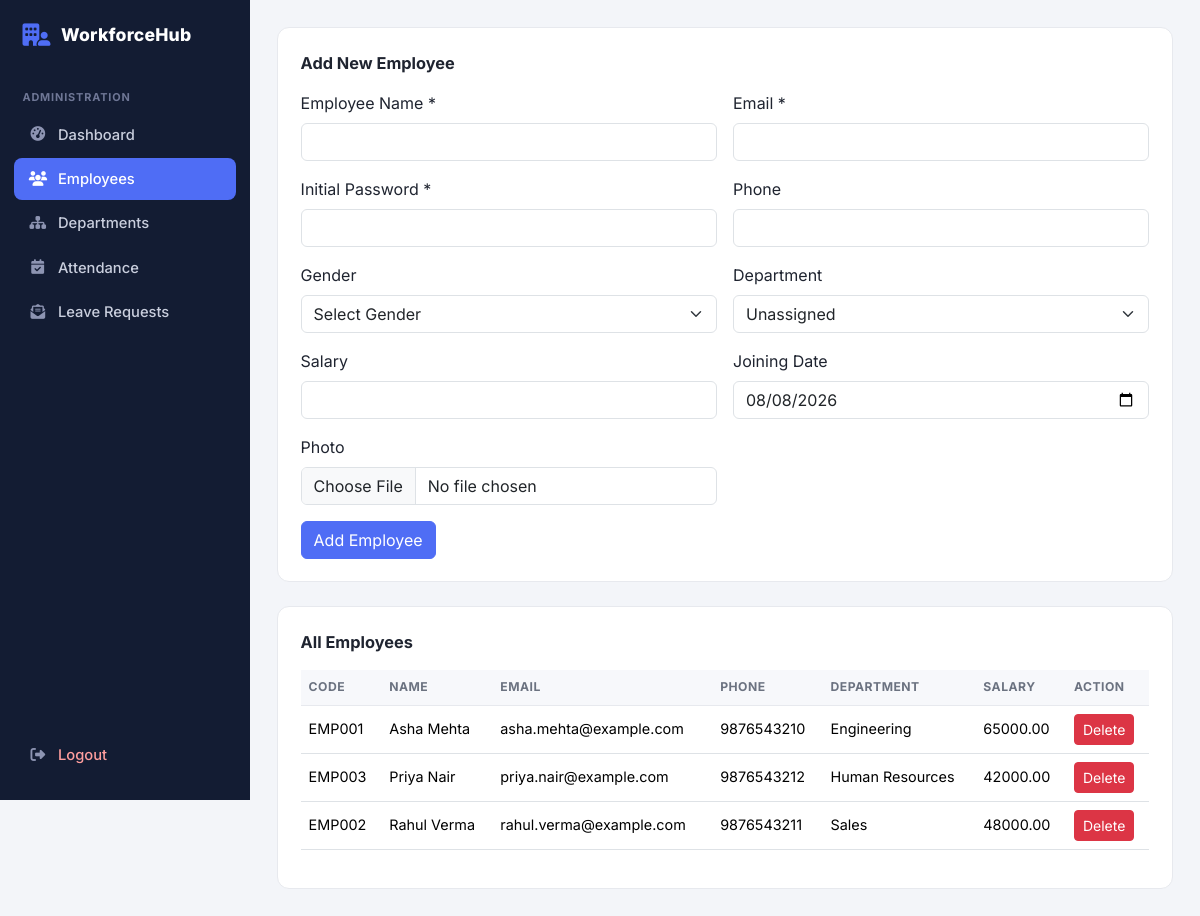
Page /admin/employees.php (signed in) on the committed database.
### tables this page shows
CREATE TABLE employees (
    id INT AUTO_INCREMENT PRIMARY KEY,
    employee_code VARCHAR(20) NOT NULL UNIQUE,
    name VARCHAR(100) NOT NULL,
    email VARCHAR(100) NOT NULL UNIQUE,
    phone VARCHAR(20),
    gender VARCHAR(10),
    department_id INT,
    salary DECIMAL(10,2) DEFAULT 0,
    joining_date DATE,
    photo VARCHAR(255) DEFAULT NULL,
    created_at TIMESTAMP DEFAULT CURRENT_TIMESTAMP,
    FOREIGN KEY (department_id) REFERENCES departments(id) ON DELETE SET NULL
);

CREATE TABLE departments (
    id INT AUTO_INCREMENT PRIMARY KEY,
    department_name VARCHAR(100) NOT NULL,
    created_at TIMESTAMP DEFAULT CURRENT_TIMESTAMP
);

### includes/auth.php (called while the page is built, shortened)
<?php
function isLoggedIn()
{
    if (isset($_SESSION["user_id"])) {
        return true;
    }
    return false;
}
function isAdmin()
{
    if (isLoggedIn() && $_SESSION["role"] == "admin") {
        return true;
    }
    return false;
}

### models/employee.php (called while the page is built, shortened)
<?php
function getAllEmployees($conn)
{
    $sql = "SELECT e.*, d.department_name
            FROM employees e
            LEFT JOIN departments d ON e.department_id = d.id
            ORDER BY e.name";
    return $conn->query($sql);
}

### admin/employees.php (the view, shortened to what this page needs)
<?php
require_once __DIR__ . "/../includes/auth.php";
require_once __DIR__ . "/../config/database.php";
require_once __DIR__ . "/../models/employee.php";
$employees = getAllEmployees($conn);
require_once __DIR__ . "/../includes/header.php";
?>
<div class="panel">
    <div class="panel-title">Add New Employee</div>
    <form method="POST" enctype="multipart/form-data">
        <div class="row g-3">
            <div class="col-md-6">
                <label class="form-label">Employee Name *</label>
                <input type="text" name="name" class="form-control" required>
            </div>
            <div class="col-md-6">
                <label class="form-label">Email *</label>
                <input type="email" name="email" class="form-control" required>
            </div>
            <div class="col-md-6">
                <label class="form-label">Initial Password *</label>
                <input type="password"
                    name="password"
                    class="form-control"
                    minlength="6"
                    required>
            </div>
            <div class="col-md-6">
                <label class="form-label">Phone</label>
                <input type="text" name="phone" class="form-control">
            </div>
            <div class="col-md-6">
                <label class="form-label">Gender</label>
                <select name="gender" class="form-select">
                    <option value="">Select Gender</option>
                </select>
            </div>
            <div class="col-md-6">
                <label class="form-label">Department</label>
                <select name="department_id" class="form-select">
                    <option value="">Unassigned</option>
                </select>
            </div>
            <div class="col-md-6">
                <label class="form-label">Salary</label>
                <input type="number" name="salary" class="form-control" min="0">
            </div>
            <div class="col-md-6">
                <label class="form-label">Joining Date</label>
                <input type="date"
                    name="joining_date"
                    class="form-control"
                    value="<?php echo date("Y-m-d"); ?>">
            </div>
            <div class="col-md-6">
                <label class="form-label">Photo</label>
                <input type="file"
                    name="photo"
                    class="form-control"
                    accept=".jpg,.jpeg,.png,.webp">
            </div>
        </div>
        <button type="submit"
            name="add_employee"
            class="btn btn-ems-primary mt-3">
            Add Employee
        </button>
    </form>
</div>
<div class="panel">
    <div class="panel-title">All Employees</div>
    <div class="table-responsive">
        <table class="table table-ems">
            <thead>
                <tr>
                    <th>Code</th>
                    <th>Name</th>
                    <th>Email</th>
                    <th>Phone</th>
                    <th>Department</th>
                    <th>Salary</th>
                    <th>Action</th>
                </tr>
            </thead>
            <tbody>
                <?php if ($employees->num_rows == 0) { ?>
                    <tr>
                        <td colspan="7" class="text-center text-muted">
                            No employees found.
                        </td>
                    </tr>
                <?php } else { ?>
                    <?php while ($employee = $employees->fetch_assoc()) { ?>
                        <tr>
                            <td><?php echo htmlspecialchars($employee["employee_code"]); ?></td>
                            <td><?php echo htmlspecialchars($employee["name"]); ?></td>
                            <td><?php echo htmlspecialchars($employee["email"]); ?></td>
                            <td><?php echo htmlspecialchars($employee["phone"] ?: "-"); ?></td>
                            <td>
                                <?php
                                if ($employee["department_name"] == "") {
                                    echo "Unassigned";
                                } else {
                                    echo htmlspecialchars($employee["department_name"]);
                                }
                                ?>
                            </td>
                            <td><?php echo htmlspecialchars($employee["salary"]); ?></td>
                            <td>
                                <a href="?delete=<?php echo $employee["id"]; ?>"
                                    class="btn btn-sm btn-danger"
                                    onclick="return confirm('Delete this employee?')">
                                    Delete
                                </a>
                            </td>
                        </tr>
                    <?php } ?>
                <?php } ?>
            </tbody>
        </table>
    </div>
</div>
<?php require_once __DIR__ . "/../includes/footer.php"; ?>

### includes/header.php (shortened to what this page needs)
<?php
require_once __DIR__ . '/auth.php';
$current_file = $_SERVER['SCRIPT_NAME'];
if (strpos($current_file, '/admin/') !== false || strpos($current_file, '/employee/') !== false) {
    $base = '../';
} else {
    $base = '';
}
function is_active_page($page_name) {
    $current_page = basename($_SERVER['SCRIPT_NAME']);
    if ($current_page == $page_name) {
        return 'active';
    }
    return '';
}
?>
<!DOCTYPE html>
<html lang="en">
<head>
    <link href="https://cdn.jsdelivr.net/npm/bootstrap@5.3.3/dist/css/bootstrap.min.css" rel="stylesheet">
    <link href="https://cdnjs.cloudflare.com/ajax/libs/font-awesome/6.5.1/css/all.min.css" rel="stylesheet">
    <link href="<?php echo $base; ?>assets/css/style.css" rel="stylesheet">
</head>
<body>
<?php if (isLoggedIn()): ?>
<div class="ems-wrapper">
    <aside class="ems-sidebar">
        <div class="sidebar-brand">
            <i class="fa-solid fa-building-user"></i>
            <span>WorkforceHub</span>
        </div>
        <nav class="sidebar-nav">
            <?php if (isAdmin()): ?>
                <p class="sidebar-section">Administration</p>
                <a href="<?php echo $base; ?>admin/dashboard.php" class="<?php echo is_active_page('dashboard.php'); ?>">
                    <i class="fa-solid fa-gauge-high"></i> Dashboard
                </a>
                <a href="<?php echo $base; ?>admin/employees.php" class="<?php echo is_active_page('employees.php'); ?>">
                    <i class="fa-solid fa-users"></i> Employees
                </a>
                <a href="<?php echo $base; ?>admin/departments.php" class="<?php echo is_active_page('departments.php'); ?>">
                    <i class="fa-solid fa-sitemap"></i> Departments
                </a>
                <a href="<?php echo $base; ?>admin/attendance.php" class="<?php echo is_active_page('attendance.php'); ?>">
                    <i class="fa-solid fa-calendar-check"></i> Attendance
                </a>
                <a href="<?php echo $base; ?>admin/leaves.php" class="<?php echo is_active_page('leaves.php'); ?>">
                    <i class="fa-solid fa-envelope-open-text"></i> Leave Requests
                </a>
            <?php endif; ?>
            <a href="<?php echo $base; ?>logout.php" class="logout-link">
                <i class="fa-solid fa-right-from-bracket"></i> Logout
            </a>
        </nav>
    </aside>
    <div class="ems-main">
        <main class="ems-content">
<?php else: ?>
<?php endif; ?>

### includes/footer.php (shortened to what this page needs)
<?php
if (isLoggedIn()) {
?>
        </main>
    </div>
</div>
<?php } ?>
</body>
</html>

### assets/css/style.css (style rules this page uses)
:root { --ems-navy: #131c33; --ems-navy-light: #1b2747; --ems-accent: #4f6df5; --ems-accent-dark: #3950c4; --ems-bg: #f3f5f9; --ems-card-border: #e7e9ee; --ems-text-muted: #6b7280; --ems-success: #1aa179; --ems-danger: #e25555; --ems-warning: #d99a16; }
* { box-sizing: border-box; }
body { font-family: 'Inter', -apple-system, BlinkMacSystemFont, 'Segoe UI', sans-serif; background: var(--ems-bg); color: #1f2430; margin: 0; }
a { text-decoration: none; }
.ems-wrapper { display: flex; min-height: 100vh; }
.ems-sidebar { width: 250px; flex-shrink: 0; background: var(--ems-navy); color: #c9cedd; display: flex; flex-direction: column; position: sticky; top: 0; height: 100vh; transition: margin-left .25s ease; }
.sidebar-brand { display: flex; align-items: center; gap: .65rem; font-weight: 800; font-size: 1.1rem; color: #fff; padding: 1.4rem 1.4rem 1.1rem; letter-spacing: .2px; }
.sidebar-brand i { color: var(--ems-accent); font-size: 1.4rem; }
.sidebar-nav { display: flex; flex-direction: column; gap: .15rem; padding: .5rem .9rem; flex: 1; }
.sidebar-section { text-transform: uppercase; font-size: .68rem; letter-spacing: .08em; color: #6f7796; margin: .9rem .5rem .4rem; font-weight: 700; }
.sidebar-nav a { color: #c9cedd; padding: .62rem .9rem; border-radius: 8px; font-size: .92rem; font-weight: 500; display: flex; align-items: center; gap: .7rem; }
.sidebar-nav a i { width: 18px; text-align: center; color: #8d94b2; }
.sidebar-nav a.active { background: var(--ems-accent); color: #fff; }
.sidebar-nav a.active i { color: #fff; }
.logout-link { margin-top: auto; margin-bottom: 1rem; color: #ff9e9e !important; }
.ems-main { flex: 1; display: flex; flex-direction: column; min-width: 0; }
.ems-content { padding: 1.7rem; flex: 1; }
.panel { background: #fff; border: 1px solid var(--ems-card-border); border-radius: 12px; padding: 1.4rem; margin-bottom: 1.5rem; }
.panel-title { font-size: 1.02rem; font-weight: 700; margin-bottom: 1rem; display: flex; align-items: center; justify-content: space-between; gap: .5rem; }
.table-ems thead th { background: #f7f8fb; font-size: .76rem; text-transform: uppercase; letter-spacing: .04em; color: var(--ems-text-muted); font-weight: 700; border-bottom: 1px solid var(--ems-card-border); }
.table-ems td { vertical-align: middle; font-size: .9rem; }
.btn-ems-primary { background: var(--ems-accent); border-color: var(--ems-accent); color: #fff; }

### rows in the picture
employees: employee_code "EMP001", name "Asha Mehta", email "asha.mehta@example.com", phone "9876543210", department.department_name "Engineering", salary "65000.00"
employees: employee_code "EMP003", name "Priya Nair", email "priya.nair@example.com", phone "9876543212", department.department_name "Human Resources", salary "42000.00"
employees: employee_code "EMP002", name "Rahul Verma", email "rahul.verma@example.com", phone "9876543211", department.department_name "Sales", salary "48000.00"
